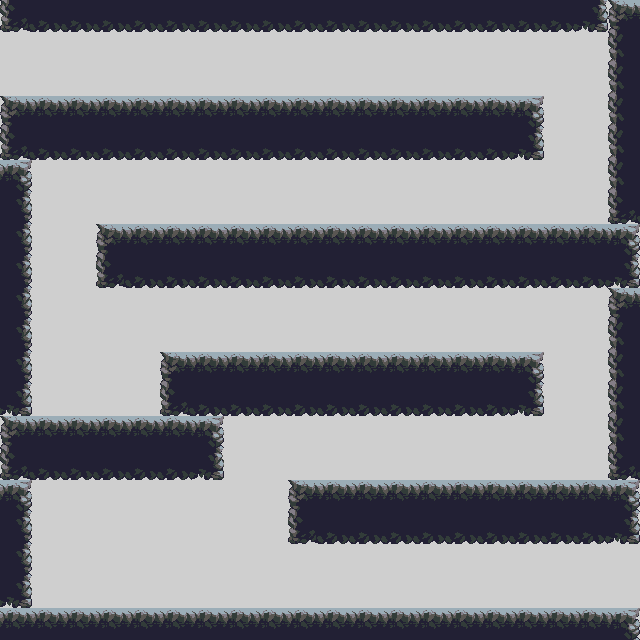

A 2D game scene composited from a Tiled map and its tileset images. What follows is a short description and the map's XML, with every tile layer's data as written:
An orthogonal 20x20 tile map with 32x32 px tiles, 2 tile layers (background, labirinto).

<map version="1.0" orientation="orthogonal" renderorder="right-down" width="20" height="20" tilewidth="32" tileheight="32" nextobjectid="1">
 <tileset firstgid="1" name="bw5" tilewidth="32" tileheight="32" tilecount="256" columns="16">
  <image source="Tiles/Cave/bw5.gif" width="512" height="512" />
  <terraintypes>
   <terrain name="parede" tile="20" />
  </terraintypes>
  <tile id="22" terrain=",,,0" />
  <tile id="23" terrain=",,0,0" />
  <tile id="24" terrain=",,0," />
  <tile id="38" terrain=",0,,0" />
  <tile id="39" terrain="0,0,0,0" />
  <tile id="40" terrain="0,,0," />
  <tile id="54" terrain=",0,," />
  <tile id="55" terrain="0,0,," />
  <tile id="56" terrain="0,,," />
 </tileset>
 <layer name="background" width="20" height="20">
  <data encoding="csv">
3,3,3,3,3,3,3,3,3,3,3,3,3,3,3,3,3,3,3,3,
3,3,3,3,3,3,3,3,3,3,3,3,3,3,3,3,3,3,3,3,
3,3,3,3,3,3,3,3,3,3,3,3,3,3,3,3,3,3,3,3,
3,3,3,3,3,3,3,3,3,3,3,3,3,3,3,3,3,3,3,3,
3,3,3,3,3,3,3,3,3,3,3,3,3,3,3,3,3,3,3,3,
3,3,3,3,3,3,3,3,3,3,3,3,3,3,3,3,3,3,3,3,
3,3,3,3,3,3,3,3,3,3,3,3,3,3,3,3,3,3,3,3,
3,3,3,3,3,3,3,3,3,3,3,3,3,3,3,3,3,3,3,3,
3,3,3,3,3,3,3,3,3,3,3,3,3,3,3,3,3,3,3,3,
3,3,3,3,3,3,3,3,3,3,3,3,3,3,3,3,3,3,3,3,
3,3,3,3,3,3,3,3,3,3,3,3,3,3,3,3,3,3,3,3,
3,3,3,3,3,3,3,3,3,3,3,3,3,3,3,3,3,3,3,3,
3,3,3,3,3,3,3,3,3,3,3,3,3,3,3,3,3,3,3,3,
3,3,3,3,3,3,3,3,3,3,3,3,3,3,3,3,3,3,3,3,
3,3,3,3,3,3,3,3,3,3,3,3,3,3,3,3,3,3,3,3,
3,3,3,3,3,3,3,3,3,3,3,3,3,3,3,3,3,3,3,3,
3,3,3,3,3,3,3,3,3,3,3,3,3,3,3,3,3,3,3,3,
3,3,3,3,3,3,3,3,3,3,3,3,3,3,3,3,3,3,3,3,
3,3,3,3,3,3,3,3,3,3,3,3,3,3,3,3,3,3,3,3,
3,3,3,3,3,3,3,3,3,3,3,3,3,3,3,3,3,3,3,3
</data>
 </layer>
 <layer name="labirinto" width="20" height="20">
  <properties>
   <property name="physics:enabled" value="true" />
   <property name="tiles:bodyType" value="static" />
  </properties>
  <data encoding="csv">
55,56,56,56,56,56,56,56,56,56,56,56,56,56,56,56,56,56,57,23,
0,0,0,0,0,0,0,0,0,0,0,0,0,0,0,0,0,0,0,39,
0,0,0,0,0,0,0,0,0,0,0,0,0,0,0,0,0,0,0,39,
23,24,24,24,24,24,24,24,24,24,24,24,24,24,24,24,25,0,0,39,
55,56,56,56,56,56,56,56,56,56,56,56,56,56,56,56,57,0,0,39,
25,0,0,0,0,0,0,0,0,0,0,0,0,0,0,0,0,0,0,39,
41,0,0,0,0,0,0,0,0,0,0,0,0,0,0,0,0,0,0,55,
41,0,0,23,24,24,24,24,24,24,24,24,24,24,24,24,24,24,24,25,
41,0,0,55,56,56,56,56,56,56,56,56,56,56,56,56,56,56,56,57,
41,0,0,0,0,0,0,0,0,0,0,0,0,0,0,0,0,0,0,23,
41,0,0,0,0,0,0,0,0,0,0,0,0,0,0,0,0,0,0,39,
41,0,0,0,0,23,24,24,24,24,24,24,24,24,24,24,25,0,0,39,
57,0,0,0,0,55,56,56,56,56,56,56,56,56,56,56,57,0,0,39,
23,24,24,24,24,24,25,0,0,0,0,0,0,0,0,0,0,0,0,39,
55,56,56,56,56,56,57,0,0,0,0,0,0,0,0,0,0,0,0,55,
25,0,0,0,0,0,0,0,0,23,24,24,24,24,24,24,24,24,24,25,
41,0,0,0,0,0,0,0,0,55,56,56,56,56,56,56,56,56,56,57,
41,0,0,0,0,0,0,0,0,0,0,0,0,0,0,0,0,0,0,0,
57,0,0,0,0,0,0,0,0,0,0,0,0,0,0,0,0,0,0,0,
24,24,24,24,24,24,24,24,24,24,24,24,24,24,24,24,24,24,24,25
</data>
 </layer>
</map>
